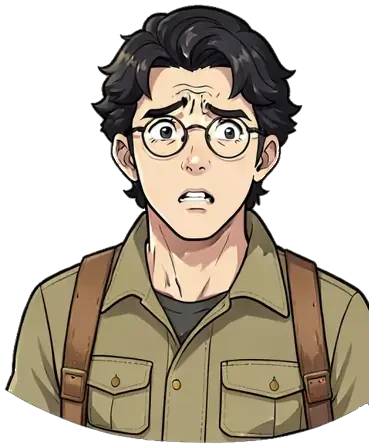
#> input picture android/app/src/main/assets/comic/chars/char_arkeolog_kemal_ifade_05.webp, 369 x 448 px
$ python -i v43_fix.py   (imports and definitions only)
#> lines starting #> are read from the running program, lines starting #| are printed output that depends on the picture
#!/usr/bin/env python3
"""v43 çizgi roman kataloğu düzeltmeleri (catalog.json ve resimler; tekrar çalıştırılabilir):

- Mekân, nesne ve efekt pencerelerinde "Meslekler" teması kaldırılır (karakterlerde kalır); o temadaki resimlerin
  zaten başka temaları vardır.
- Tekrar eden / bozuk resimler atılır (aynı topuz, aynı meşale, aynı tozluk; mavi çizgi kırıntılı duman; birebir aynı
  mekân).
- Yanlış kategorideki nesne/efektler taşınır (çit ve kalkanlar → sancak/kalkan/engel; kılıç kesikleri → atış ve
  kesik; kaya-kristal patlamaları → patlama); kategori adları içeriğe göre düzeltilir.
- "Manga" sekmesindeki renkli mekânlar: renkli karşılığı olanlar manga için gri tonlamaya çevrilir, olmayanlar çizgi
  roman sekmesine taşınır. Eksik/yanlış mekân adları düzeltilir.

props_build.py sonunda kendiliğinden çalışır; elle: python3 v43_fix.py <android/app/src/main/assets>
"""
import json
import os
import sys

from PIL import Image, ImageEnhance, ImageOps

LANGS = ["tr", "en", "ar", "ja", "ko", "ru", "zh"]

DROP = {
    "objects": {"it_armory_03", "it_armory_37", "it_light_24"},
    "effects": {"fx_c1_41"},
    "backgrounds": {"yikik_merdiven_m"},
}
RECAT = {
    "objects": {**{i: "sancak_engel" for i in ["it_medieval_16", "it_medieval_17", "it_armory_21", "it_armory_22", "it_armory_23", "it_armory_24"]},
                "it_treasure_18": "silah_zirh"},
    "effects": {**{f"fx_c5_{n}": "silah" for n in range(30, 38)},
                **{f"fx_m6_{n:02d}": "silah" for n in [7, 8, 9, 17, 18, 19, 23]},
                **{f"fx_c5_{n}": "patlama" for n in [25, 26, 27]}},
}
CATEGORY_NAMES = {
    ("objectCategories", "isik"): ["Işık ve ateş", "Lights & fire", "أضواء ونار", "照明・火", "조명·불", "Свет и огонь", "灯光与火"],
    ("effectCategories", "silah"): ["Atış ve kesik", "Gunfire & slashes", "إطلاق نار وضربات", "射撃・斬撃", "사격·베기", "Выстрелы и удары", "射击与斩击"],
}
# Renkli karşılığı olan "manga" mekânları gri tonlamaya; olmayanlar çizgi roman sekmesine
BG_TO_GRAY = ["orman_harabe_m", "orman_ussu_m", "ucurum_kale_m", "kutup_us_m", "tropik_sahil_m", "col_karakol_m"]
BG_TO_COMIC = ["vadi_karakol_m", "deniz_feneri_m", "kiyi_siginak_m"]
BG_NAMES = {
    "carsi": ["Çarşı sokağı", "Shopping street", "شارع التسوق", "商店街", "상점가 거리", "Торговая улица", "商业街"],
    "kopru_alti": ["Yağmurlu köprü altı", "Under the bridge in the rain", "تحت الجسر تحت المطر", "雨の橋の下", "비 오는 다리 아래", "Под мостом в дождь", "雨中桥下"],
    "kiyi_siginak_ton": ["Kıyı sığınağı", "Coastal bunker", "ملجأ ساحلي", "海岸のトーチカ", "해안 벙커", "Береговой бункер", "海岸掩体"],
    "deniz_feneri_m": ["Deniz feneri ve iskele", "Lighthouse and pier", "منارة ورصيف", "灯台と桟橋", "등대와 부두", "Маяк и пирс", "灯塔与码头"],
}


def gray(path):
    im = Image.open(path)
#> im is the input picture: PIL image 369x448 RGBA; mean R, G, B, A 85.1, 75.7, 61.3, 150
    if im.mode == "RGBA":
        rgb, a = im.convert("RGB"), im.getchannel("A")
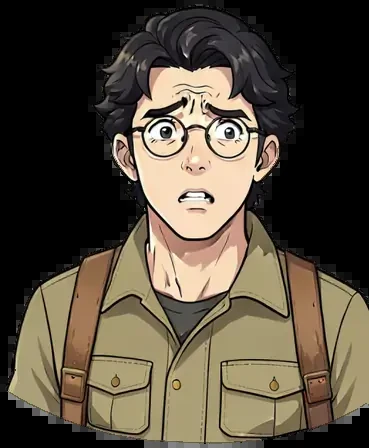
#> rgb: PIL image 369x448 RGB; mean R, G, B 85.1, 75.7, 61.3
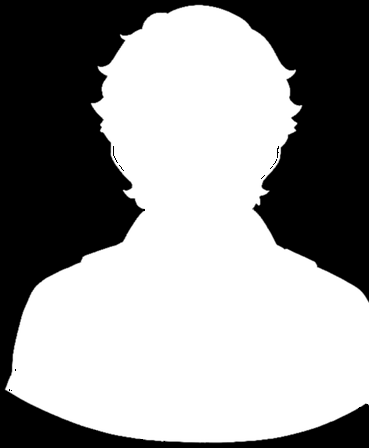
#> a: PIL image 369x448 L; min 0, max 255, mean 150
    else:
        rgb, a = im.convert("RGB"), None
    g = ImageOps.autocontrast(ImageOps.grayscale(rgb), cutoff=1)
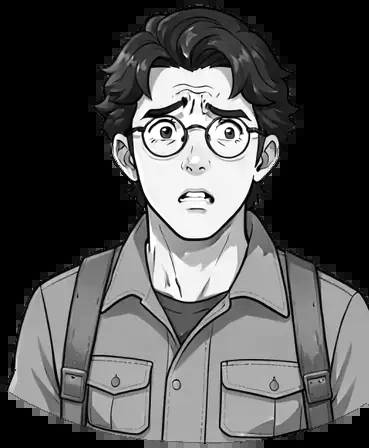
#> g: PIL image 369x448 L; min 0, max 255, mean 83.1
    g = ImageEnhance.Contrast(g).enhance(1.15).convert("RGB")
#> g: PIL image 369x448 RGB
    if a is not None:
        g.putalpha(a)
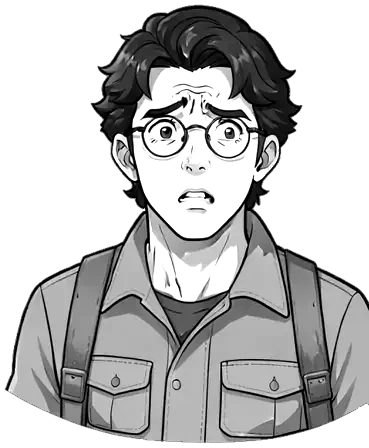
#> g: PIL image 369x448 RGBA; mean R, G, B, A 86.2, 86.2, 86.2, 150; transparent parts drawn white
    g.save(path, "WEBP", quality=82, method=6)


# [58 lines left out: function apply, not called in this run]


# [2 lines not run here, left out]

>>> result = gray('../../android/app/src/main/assets/comic/chars/char_arkeolog_kemal_ifade_05.webp')
